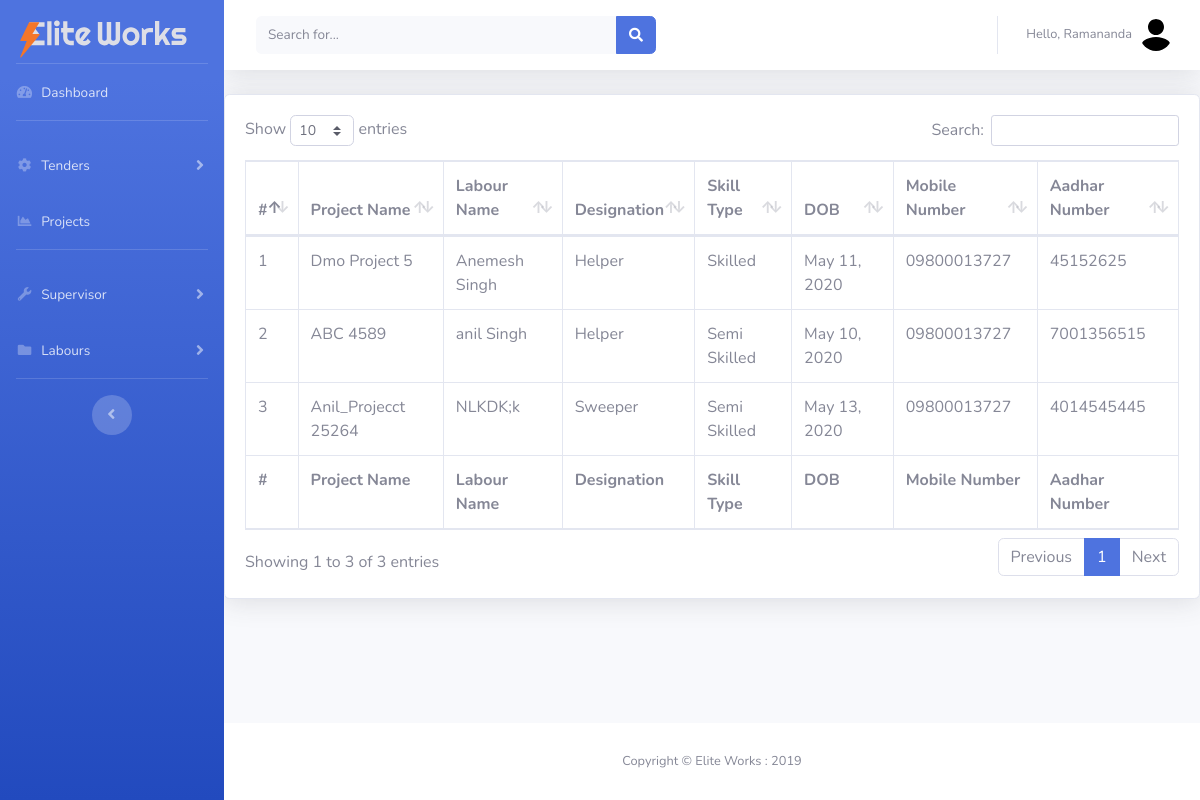
Page /all_labours/ (signed in) on the committed database.
### manpower/models.py (models this page shows, shortened)
class labour(models.Model):
    project = models.ForeignKey(Projects, on_delete=models.CASCADE, null=True)
    designation = models.ForeignKey(labourDesignation,
                                    verbose_name='Labour Designation', on_delete=models.SET_NULL, null=True)
    skill_type = models.ForeignKey(labourSkillType,
                                   verbose_name='Labour Skill Type', on_delete=models.SET_NULL, null=True)
    name = models.CharField('Labour Name', max_length=250, blank=False)
    dateofbirth = models.DateField('Date of Birth', default=timezone.now)
    image = models.FileField('Labour Profile Picture', blank=True, null=True)
    mobile_number = models.CharField('Mobile Number', max_length=15)
    alter_number = models.CharField(
        'Alternate Number', max_length=15, blank=True, null=True)
    address = models.CharField('Address', max_length=400)
    resume = models.FileField(blank=True, null=True)
    aadhar_number = models.CharField('Aadhar Number', max_length=20)
    aadhar_photo = models.FileField(
        'Aadhar Card Photo', blank=True)
    pan_number = models.CharField(
        'PAN Number', max_length=20, blank=True, null=True)
    pan_photo = models.FileField(
        'PAN Card Photo', blank=True, null=True)
    highest_qual = models.CharField('Highest Qualifications', max_length=200)
    highest_qual_photo = models.FileField(
        'Proof of Highest Qualification', blank=True, null=True)
    ten_certi = models.FileField(
        '10th Certificate Upload', blank=True, null=True)
    twelve_certi = models.FileField(
        '12th Certificate Upload', blank=True, null=True)
    tech_certificate_name = models.CharField(
        'Technical Certificate Name', max_length=300, blank=True, null=True)
    tech_certi = models.FileField(
        'Technical Certificate Upload', blank=True)
    UAN_number = models.CharField('UAN Number', max_length=200, null=True)
    class Meta:
        verbose_name = 'Labour List'
        verbose_name_plural = 'Labour List'

class labourDesignation(models.Model):
    designation = models.CharField(
        'Labour Designation', max_length=50, null=True)
    def __str__(self):
        return self.designation
    class Meta:
        verbose_name = 'Labour Designation'
        verbose_name_plural = 'Labour Designation'

class labourSkillType(models.Model):
    skill_type = models.CharField(
        'Labour Skill Type', max_length=50, null=True)
    skill_type_amount = models.CharField(
        'Skill Type Amount', max_length=50, null=True)
    def __str__(self):
        return self.skill_type
    class Meta:
        verbose_name = 'Labour Skill Type'
        verbose_name_plural = 'Labour Skill Type'

### project/models.py (models this page shows, shortened)
class Projects(models.Model):
    tender = models.ForeignKey(Tender, on_delete=models.CASCADE)
    superviser = models.ForeignKey(
        on_delete=models.CASCADE, to='manpower.SuperVisors', null=True)
    project_number = models.CharField(
        'Project Number', max_length=200, blank=False, null=True)
    project_name = models.CharField(
        'Project Name', max_length=200, blank=False, null=True)
    project_start_date = models.DateField(
        'Project Start Date', default=timezone.now)
    class Meta:
        verbose_name = 'Project'
        verbose_name_plural = 'Project'

### manpower/decoraters.py (the view)
        def wrapper_func(request, *args, **kwargs):
            group = None
            if request.user.groups.exists():
                group = request.user.groups.all()[0].name
            if group in allowed_roles:
                return view_func(request, *args, **kwargs)
            else:
                return HttpResponseRedirect('/uaaccess/')

### manpower/decoraters.py (called while the page is built)
def allowed_users(allowed_roles=[]):
    def decorator(view_func):
        def wrapper_func(request, *args, **kwargs):
            group = None
            if request.user.groups.exists():
                group = request.user.groups.all()[0].name
            if group in allowed_roles:
                return view_func(request, *args, **kwargs)
            else:
                return HttpResponseRedirect('/uaaccess/')
        return wrapper_func
    return decorator

### manpower/views.py (called while the page is built)
@allowed_users(allowed_roles=['master', 'admin'])
def all_labours(request):
    all_labours = labour.objects.all()
    context = {'all_labours': all_labours}
    return render(request, 'manpower/all_labours.html', context)

### manpower/templates/manpower/all_labours.html
{% extends 'manpower/base.html' %}
{% block content %}
<div class="card shadow mb-4">
    <div class=" card-body">
        <table class="table table-bordered" id="dataTable" width="100%" cellspacing="0">
            <thead>
                <tr>
                    <th>#</th>
                    <th>Project Name</th>
                    <th>Labour Name</th>
                    <th>Designation</th>
                    <th>Skill Type</th>
                    <th>DOB</th>
                    <th>Mobile Number</th>
                    <th>Aadhar Number</th>
                </tr>
            </thead>
            <tfoot>
                <tr>
                    <th>#</th>
                    <th>Project Name</th>
                    <th>Labour Name</th>
                    <th>Designation</th>
                    <th>Skill Type</th>
                    <th>DOB</th>
                    <th>Mobile Number</th>
                    <th>Aadhar Number</th>
                </tr>
            </tfoot>
            <tbody>
                {% for al in all_labours  %}
                <tr>
                    <td>{{forloop.counter}}</td>
                    <td>{{al.project.project_name}}</td>
                    <td>{{al.name}}</td>
                    <td>{{al.designation}}</td>
                    <td>{{al.skill_type}}</td>
                    <td>{{al.dateofbirth}}</td>
                    <td>{{al.mobile_number}}</td>
                    <td>{{al.alter_number}}</td>
                </tr>
                {% endfor %}
            </tbody>
        </table>
    </div>
</div>
{% endblock content %}

### manpower/templates/manpower/base.html (shortened to what this page needs)
{% load static %}
{% url 'dashboard' as dashboard %}
{% url 'tender' as tender %}
{% url 'suprervisor' as suprervisor %}
{% url 'labour' as labour %}
<!DOCTYPE html>
<html lang="en">
<head>
    <link href="{% static 'vendor/fontawesome-free/css/all.min.css' %}" rel="stylesheet" type="text/css">
    <link rel="stylesheet"
        href="https://cdn.jsdelivr.net/npm/bootstrap-select@1.13.14/dist/css/bootstrap-select.min.css">
    <link href="{% static 'css/sb-admin-2.min.css' %}" rel="stylesheet">
    <link href="{% static 'css/main.css' %}" rel="stylesheet">
    <link href="{% static 'vendor/datatables/dataTables.bootstrap4.min.css' %}" rel="stylesheet">
</head>
<body id="page-top">
    <div id="wrapper">
        <ul class="navbar-nav bg-gradient-primary sidebar sidebar-dark accordion" id="accordionSidebar">
            <div class="logo">
                <a class="navbar-brand" href="{% url 'dashboard' %}">
                    <img src="{% static 'img/elite_works_logo.svg' %}" alt="Elite Works Logo">
                </a>
            </div>
            <hr class="sidebar-divider my-0">
            <li class="nav-item {% if request.path == dashboard %} active {%endif%}">
                <a class="nav-link" href="{% url 'dashboard' %}">
                    <i class="fas fa-fw fa-tachometer-alt"></i>
                    <span>Dashboard</span></a>
            </li>
            <hr class="sidebar-divider">
            {% if request.user.is_staff %}
            <li class="nav-item {% if request.path == tender %} active {%endif%}">
                <a class="nav-link collapsed" href="{% url 'tenders'  %}" data-toggle="collapse"
                    data-target="#collapseTwo" aria-expanded="true" aria-controls="collapseTwo">
                    <i class="fas fa-fw fa-cog"></i>
                    <span>Tenders</span>
                </a>
            </li>
            {% endif %}
            <li class="nav-item {% if request.path == project %} active {%endif%}">
                <a class="nav-link" href="{% url 'projects' %}">
                    <i class="fas fa-fw fa-chart-area"></i>
                    <span>Projects</span></a>
            </li>
            {% if request.user.is_staff %}
            <hr class="sidebar-divider">
            <li class="nav-item {% if request.path == project %} active {%endif%}">
                <a class="nav-link collapsed" href="#" data-toggle="collapse" data-target="#collapseUtilities"
                    aria-expanded="true" aria-controls="collapseUtilities">
                    <i class="fas fa-fw fa-wrench"></i>
                    <span>Supervisor</span>
                </a>
            </li>
            {% endif %}
            {% if request.user.is_staff %}
            <li class="nav-item {% if request.path == project %} active {%endif%}">
                <a class="nav-link collapsed" href="#" data-toggle="collapse" data-target="#collapsePages"
                    aria-expanded="true" aria-controls="collapsePages">
                    <i class="fas fa-fw fa-folder"></i>
                    <span>Labours</span>
                </a>
            </li>
            {% endif %}
            <hr class="sidebar-divider d-none d-md-block">
            <div class="text-center d-none d-md-inline">
                <button class="rounded-circle border-0" id="sidebarToggle"></button>
            </div>
        </ul>
        <div id="content-wrapper" class="d-flex flex-column">
            <div id="content">
                <nav class="navbar navbar-expand navbar-light bg-white topbar mb-4 static-top shadow">
                    <form
                        class="d-none d-sm-inline-block form-inline mr-auto ml-md-3 my-2 my-md-0 mw-100 navbar-search">
                        <div class="input-group">
                            <input type="text" class="form-control bg-light border-0 small" placeholder="Search for..."
                                aria-label="Search" aria-describedby="basic-addon2">
                            <div class="input-group-append">
                                <button class="btn btn-primary" type="button">
                                    <i class="fas fa-search fa-sm"></i>
                                </button>
                            </div>
                        </div>
                    </form>
                    <ul class="navbar-nav ml-auto">
                        <li class="nav-item dropdown no-arrow">
                            <a class="nav-link dropdown-toggle" href="#" id="userDropdown" role="button"
                                data-toggle="dropdown" aria-haspopup="true" aria-expanded="false">
                                <span class="mr-2 d-none d-lg-inline text-gray-600 small">Hello,
                                    {{request.user.first_name}}</span>
                                <img class="img-profile rounded-circle" src="{% static 'img/user_logo.svg' %}">
                            </a>
                        </li>
                    </ul>
                </nav>
                {% block content %}
                {% endblock content %}
            </div>
            <footer class="sticky-footer bg-white">
                <div class="container my-auto">
                    <div class="copyright text-center my-auto">
                        <span>Copyright &copy; Elite Works : 2019</span>
                    </div>
                </div>
            </footer>
        </div>
    </div>
</body>
</html>

### static/css/main.css (style rules this page uses)
.logo img { vertical-align: middle; border-style: none; width: 90%; padding-left: 20px; padding-top: 15px; }

### rows in the picture
labour: project.project_name "Dmo Project 5", name "Anemesh Singh", designation "Helper", skill_type "Skilled", dateofbirth "May 11, 2020", mobile_number "09800013727", alter_number "45152625"
labour: project.project_name "ABC 4589", name "anil Singh", designation "Helper", skill_type "Semi Skilled", dateofbirth "May 10, 2020", mobile_number "09800013727", alter_number "7001356515"
labour: project.project_name "Anil_Projecct 25264", name "NLKDK;k", designation "Sweeper", skill_type "Semi Skilled", dateofbirth "May 13, 2020", mobile_number "09800013727", alter_number "4014545445"

### other values in the picture
{{ request.user.first_name }} "Ramananda"
